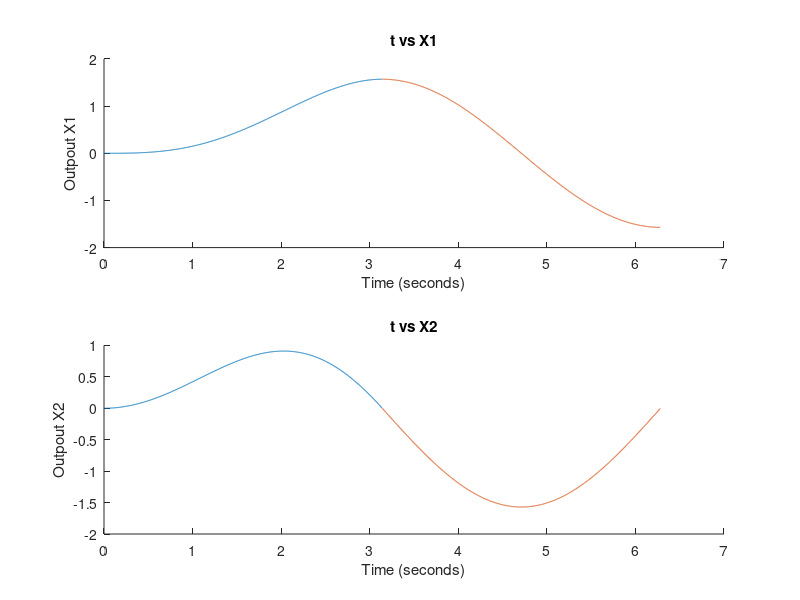
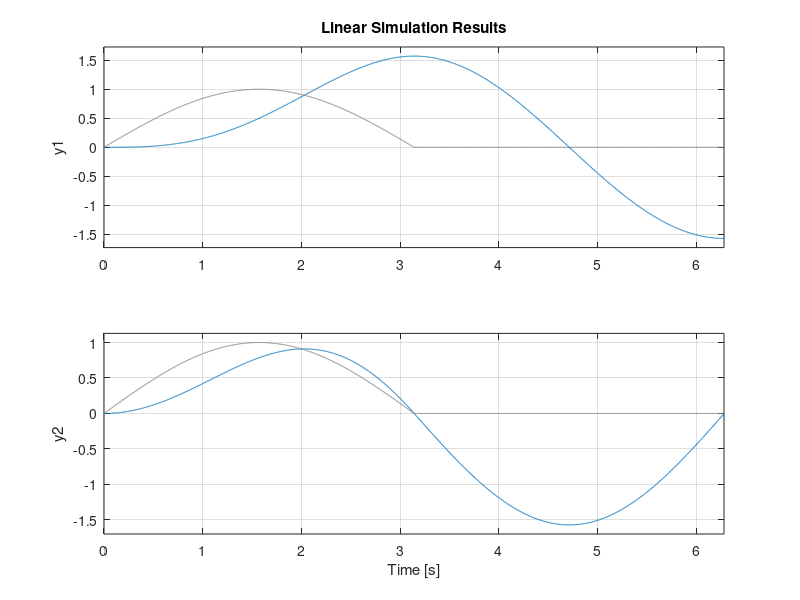

These figures' MATLAB source, in order:
%% Linear Control Systems
% * Homework 2 Problem 6
% * Arthor: Sean Cai

%% Part b 
% Housekeeping
clc
clear all

%% Computed by hand
t_1 = [0:999]'*pi/1000; 

for i = 1:1:1000    
    X1_1(i) = (sin(t_1(i))-t_1(i)*cos(t_1(i)))/2; 
    X2_1(i) = (t_1(i)*sin(t_1(i)))/2; 
end

t_2 = t_1 + pi; 
X1_2 = 0.5*pi*cos(t_2-pi); 
X2_2 = -0.5*pi*sin(t_2-pi); 

figure; 
subplot(211)
hold on
plot(t_1, X1_1)
plot(t_2, X1_2)
title('t vs X1')
xlabel('Time (seconds)')
ylabel('Outpout X1')
hold off

subplot(212)
hold on
plot(t_1, X2_1)
plot(t_2, X2_2)
title('t vs X2')
xlabel('Time (seconds)')
ylabel('Outpout X2')
hold off

%% Computed with lsim
A = [0, 1; -1, 0]; 
B = [0; 1]; 
C = eye(2); 
D = zeros(2,1);
sys = ss(A,B,C,D);

% Define Time and Input Vectors
T1=[0:999]'*pi/1000; 
T=[T1;pi+T1];
U=[sin(T1);zeros(1000,1)];
figure; 
lsim(sys, U, T, [0; 0]);


